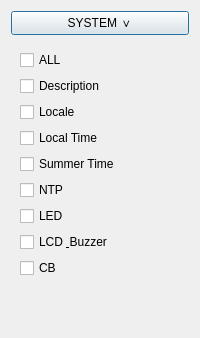
                    <widget class="QWidget" name="widget_5" native="true">
                     <layout class="QVBoxLayout" name="verticalLayout_9">
                      <item>
                       <layout class="QVBoxLayout" name="verticalLayout_27">
                        <item>
                         <widget class="QPushButton" name="btn_menu_setup_system">
                          <property name="sizePolicy">
                           <sizepolicy hsizetype="Preferred" vsizetype="Minimum">
                            <horstretch>0</horstretch>
                            <verstretch>0</verstretch>
                           </sizepolicy>
                          </property>
                          <property name="minimumSize">
                           <size>
                            <width>130</width>
                            <height>24</height>
                           </size>
                          </property>
                          <property name="maximumSize">
                           <size>
                            <width>16777215</width>
                            <height>24</height>
                           </size>
                          </property>
                          <property name="text">
                           <string>SYSTEM ∨</string>
                          </property>
                          <property name="checkable">
                           <bool>true</bool>
                          </property>
                          <property name="checked">
                           <bool>false</bool>
                          </property>
                          <property name="autoDefault">
                           <bool>false</bool>
                          </property>
                          <property name="default">
                           <bool>true</bool>
                          </property>
                          <property name="flat">
                           <bool>false</bool>
                          </property>
                         </widget>
                        </item>
                        <item>
                         <widget class="QWidget" name="setup_check_box_7" native="true">
                          <property name="sizePolicy">
                           <sizepolicy hsizetype="Preferred" vsizetype="Minimum">
                            <horstretch>0</horstretch>
                            <verstretch>0</verstretch>
                           </sizepolicy>
                          </property>
                          <layout class="QVBoxLayout" name="verticalLayout_23">
                           <item>
                            <widget class="QCheckBox" name="cb_m_s_system_all">
                             <property name="text">
                              <string>ALL</string>
                             </property>
                            </widget>
                           </item>
                           <item>
                            <widget class="QCheckBox" name="cb_m_s_description">
                             <property name="text">
                              <string>Description</string>
                             </property>
                            </widget>
                           </item>
                           <item>
                            <widget class="QCheckBox" name="cb_m_s_locale">
                             <property name="sizePolicy">
                              <sizepolicy hsizetype="Minimum" vsizetype="Fixed">
                               <horstretch>0</horstretch>
                               <verstretch>0</verstretch>
                              </sizepolicy>
                             </property>
                             <property name="text">
                              <string>Locale</string>
                             </property>
                            </widget>
                           </item>
                           <item>
                            <widget class="QCheckBox" name="cb_m_s_local_time">
                             <property name="text">
                              <string>Local Time</string>
                             </property>
                            </widget>
                           </item>
                           <item>
                            <widget class="QCheckBox" name="cb_m_s_summer_time">
                             <property name="sizePolicy">
                              <sizepolicy hsizetype="Minimum" vsizetype="Fixed">
                               <horstretch>0</horstretch>
                               <verstretch>0</verstretch>
                              </sizepolicy>
                             </property>
                             <property name="text">
                              <string>Summer Time</string>
                             </property>
                            </widget>
                           </item>
                           <item>
                            <widget class="QCheckBox" name="cb_m_s_ntp">
                             <property name="sizePolicy">
                              <sizepolicy hsizetype="Minimum" vsizetype="Fixed">
                               <horstretch>0</horstretch>
                               <verstretch>0</verstretch>
                              </sizepolicy>
                             </property>
                             <property name="text">
                              <string>NTP</string>
                             </property>
                            </widget>
                           </item>
                           <item>
                            <widget class="QCheckBox" name="cb_m_s_led">
                             <property name="sizePolicy">
                              <sizepolicy hsizetype="Minimum" vsizetype="Fixed">
                               <horstretch>0</horstretch>
                               <verstretch>0</verstretch>
                              </sizepolicy>
                             </property>
                             <property name="text">
                              <string>LED</string>
                             </property>
                            </widget>
                           </item>
                           <item>
                            <widget class="QCheckBox" name="cb_m_s_lcd_buzzer">
                             <property name="sizePolicy">
                              <sizepolicy hsizetype="Minimum" vsizetype="Fixed">
                               <horstretch>0</horstretch>
                               <verstretch>0</verstretch>
                              </sizepolicy>
                             </property>
                             <property name="text">
                              <string>LCD &amp; Buzzer</string>
                             </property>
                            </widget>
                           </item>
                           <item>
                            <widget class="QCheckBox" name="cb_m_s_cb">
                             <property name="sizePolicy">
                              <sizepolicy hsizetype="Minimum" vsizetype="Fixed">
                               <horstretch>0</horstretch>
                               <verstretch>0</verstretch>
                              </sizepolicy>
                             </property>
                             <property name="text">
                              <string>CB</string>
                             </property>
                            </widget>
                           </item>
                          </layout>
                         </widget>
                        </item>
                       </layout>
                      </item>
                      <item>
                       <spacer name="verticalSpacer_8">
                        <property name="orientation">
                         <enum>Qt::Orientation::Vertical</enum>
                        </property>
                        <property name="sizeHint" stdset="0">
                         <size>
                          <width>20</width>
                          <height>40</height>
                         </size>
                        </property>
                       </spacer>
                      </item>
                     </layout>
                    </widget>
